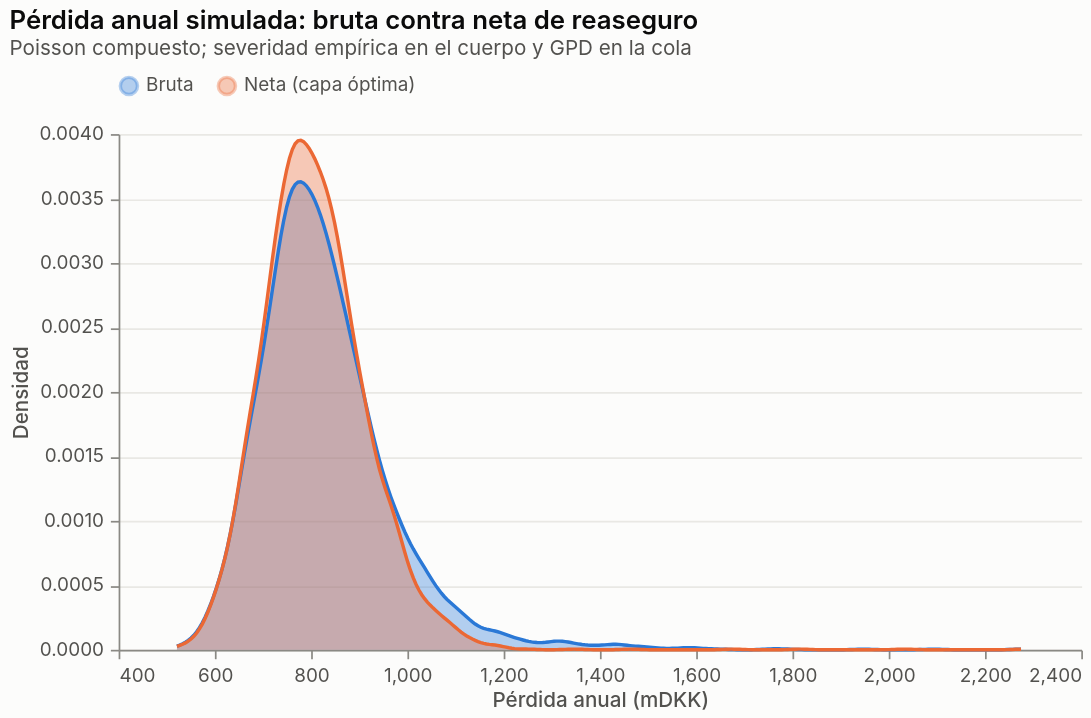

Notebook source saved alongside this figure:
### Code cell
fig["06_perdida_anual"]

### Figure 1 — Vega-Lite specification as saved in the notebook (floating-point values rounded to 4 significant figures; data arrays with more than 128 entries replaced by an {"elided": "..."} marker saying what was removed)
{"$schema": "https://vega.github.io/schema/vega-lite/v6.4.1.json", "config": {"axis": {"domainColor": "#8a8984", "gridColor": "#e9e8e4", "labelColor": "#52514e", "labelFontSize": 11, "labelPadding": 4, "tickColor": "#8a8984", "titleColor": "#52514e", "titleFontSize": 12, "titleFontWeight": 500}, "axisX": {"grid": false}, "background": "#fcfcfb", "bar": {"cornerRadiusEnd": 4}, "font": "Inter, Segoe UI, Helvetica, Arial, sans-serif", "legend": {"labelColor": "#52514e", "labelFontSize": 11, "orient": "top", "symbolStrokeWidth": 2, "titleColor": "#52514e", "titleFontSize": 11}, "line": {"strokeWidth": 2}, "point": {"filled": true, "size": 64}, "range": {"category": ["#2a78d6", "#eb6834", "#1baf7a"]}, "title": {"anchor": "start", "color": "#0b0b0b", "fontSize": 15, "fontWeight": 600, "offset": 10, "subtitleColor": "#52514e", "subtitleFontSize": 12}, "view": {"stroke": null}}, "data": {"name": "data-671899fb08868ef5a77b1bb87d2d6285"}, "datasets": {"data-671899fb08868ef5a77b1bb87d2d6285": {"elided": "8000 records"}}, "encoding": {"color": {"field": "serie", "scale": {"domain": ["Bruta", "Neta (capa óptima)"], "range": ["#2a78d6", "#eb6834"]}, "title": null, "type": "nominal"}, "tooltip": [{"field": "serie", "type": "nominal"}, {"field": "loss", "format": ",.0f", "type": "quantitative"}], "x": {"field": "loss", "title": "Pérdida anual (mDKK)", "type": "quantitative"}, "y": {"field": "dens", "stack": null, "title": "Densidad", "type": "quantitative"}}, "height": 300, "mark": {"line": {"strokeWidth": 2}, "opacity": 0.35, "type": "area"}, "title": {"subtitle": "Poisson compuesto; severidad empírica en el cuerpo y GPD en la cola", "text": "Pérdida anual simulada: bruta contra neta de reaseguro"}, "transform": [{"as": ["loss", "dens"], "density": "loss", "extent": [521.2, 2275.0], "groupby": ["serie"], "steps": 300}], "width": 560}
